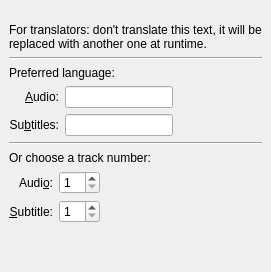
     <widget class="QWidget" name="tab_2" >
      <attribute name="title" >
       <string>Preferre&amp;d audio and subtitles</string>
      </attribute>
      <layout class="QVBoxLayout" >
       <property name="spacing" >
        <number>6</number>
       </property>
       <property name="leftMargin" >
        <number>9</number>
       </property>
       <property name="topMargin" >
        <number>9</number>
       </property>
       <property name="rightMargin" >
        <number>9</number>
       </property>
       <property name="bottomMargin" >
        <number>9</number>
       </property>
       <item>
        <widget class="QLabel" name="preferred_desc" >
         <property name="text" >
          <string>&lt;Here it goes an explanation text>
For translators: don't translate this text, it will be replaced with another one at runtime.</string>
         </property>
         <property name="wordWrap" >
          <bool>true</bool>
         </property>
        </widget>
       </item>
       <item>
        <widget class="Line" name="line" >
         <property name="sizePolicy" >
          <sizepolicy vsizetype="Fixed" hsizetype="Expanding" >
           <horstretch>0</horstretch>
           <verstretch>0</verstretch>
          </sizepolicy>
         </property>
         <property name="orientation" >
          <enum>Qt::Horizontal</enum>
         </property>
        </widget>
       </item>
       <item>
        <layout class="QGridLayout" >
         <property name="leftMargin" >
          <number>0</number>
         </property>
         <property name="topMargin" >
          <number>0</number>
         </property>
         <property name="rightMargin" >
          <number>0</number>
         </property>
         <property name="bottomMargin" >
          <number>0</number>
         </property>
         <property name="horizontalSpacing" >
          <number>6</number>
         </property>
         <property name="verticalSpacing" >
          <number>6</number>
         </property>
         <item row="1" column="2" >
          <spacer>
           <property name="orientation" >
            <enum>Qt::Horizontal</enum>
           </property>
           <property name="sizeHint" >
            <size>
             <width>40</width>
             <height>20</height>
            </size>
           </property>
          </spacer>
         </item>
         <item row="2" column="2" >
          <spacer>
           <property name="orientation" >
            <enum>Qt::Horizontal</enum>
           </property>
           <property name="sizeHint" >
            <size>
             <width>40</width>
             <height>20</height>
            </size>
           </property>
          </spacer>
         </item>
         <item row="2" column="1" >
          <widget class="QLineEdit" name="subtitle_lang_edit" />
         </item>
         <item row="1" column="0" >
          <widget class="QLabel" name="textLabel1_20" >
           <property name="text" >
            <string>&amp;Audio:</string>
           </property>
           <property name="alignment" >
            <set>Qt::AlignRight|Qt::AlignTrailing|Qt::AlignVCenter</set>
           </property>
           <property name="wordWrap" >
            <bool>false</bool>
           </property>
           <property name="buddy" >
            <cstring>audio_lang_edit</cstring>
           </property>
          </widget>
         </item>
         <item row="1" column="1" >
          <widget class="QLineEdit" name="audio_lang_edit" />
         </item>
         <item row="2" column="0" >
          <widget class="QLabel" name="textLabel2_11" >
           <property name="text" >
            <string>Su&amp;btitles:</string>
           </property>
           <property name="alignment" >
            <set>Qt::AlignRight|Qt::AlignTrailing|Qt::AlignVCenter</set>
           </property>
           <property name="wordWrap" >
            <bool>false</bool>
           </property>
           <property name="buddy" >
            <cstring>subtitle_lang_edit</cstring>
           </property>
          </widget>
         </item>
         <item row="0" column="0" colspan="3" >
          <widget class="QLabel" name="label_5" >
           <property name="text" >
            <string>Preferred language:</string>
           </property>
          </widget>
         </item>
        </layout>
       </item>
       <item>
        <widget class="Line" name="line_2" >
         <property name="orientation" >
          <enum>Qt::Horizontal</enum>
         </property>
        </widget>
       </item>
       <item>
        <layout class="QGridLayout" >
         <property name="leftMargin" >
          <number>0</number>
         </property>
         <property name="topMargin" >
          <number>0</number>
         </property>
         <property name="rightMargin" >
          <number>0</number>
         </property>
         <property name="bottomMargin" >
          <number>0</number>
         </property>
         <property name="horizontalSpacing" >
          <number>6</number>
         </property>
         <property name="verticalSpacing" >
          <number>6</number>
         </property>
         <item row="1" column="1" >
          <widget class="QSpinBox" name="audio_track_spin" >
           <property name="minimum" >
            <number>1</number>
           </property>
           <property name="maximum" >
            <number>99</number>
           </property>
          </widget>
         </item>
         <item row="1" column="0" >
          <widget class="QLabel" name="label_3" >
           <property name="text" >
            <string>Audi&amp;o:</string>
           </property>
           <property name="alignment" >
            <set>Qt::AlignRight|Qt::AlignTrailing|Qt::AlignVCenter</set>
           </property>
           <property name="buddy" >
            <cstring>audio_track_spin</cstring>
           </property>
          </widget>
         </item>
         <item row="2" column="0" >
          <widget class="QLabel" name="label_4" >
           <property name="text" >
            <string>&amp;Subtitle:</string>
           </property>
           <property name="alignment" >
            <set>Qt::AlignRight|Qt::AlignTrailing|Qt::AlignVCenter</set>
           </property>
           <property name="buddy" >
            <cstring>subtitle_track_spin</cstring>
           </property>
          </widget>
         </item>
         <item row="2" column="2" >
          <spacer>
           <property name="orientation" >
            <enum>Qt::Horizontal</enum>
           </property>
           <property name="sizeHint" >
            <size>
             <width>151</width>
             <height>20</height>
            </size>
           </property>
          </spacer>
         </item>
         <item row="1" column="2" >
          <spacer>
           <property name="orientation" >
            <enum>Qt::Horizontal</enum>
           </property>
           <property name="sizeHint" >
            <size>
             <width>151</width>
             <height>20</height>
            </size>
           </property>
          </spacer>
         </item>
         <item row="2" column="1" >
          <widget class="QSpinBox" name="subtitle_track_spin" >
           <property name="minimum" >
            <number>1</number>
           </property>
          </widget>
         </item>
         <item row="0" column="0" colspan="3" >
          <widget class="QLabel" name="label_2" >
           <property name="text" >
            <string>Or choose a track number:</string>
           </property>
          </widget>
         </item>
        </layout>
       </item>
       <item>
        <spacer>
         <property name="orientation" >
          <enum>Qt::Vertical</enum>
         </property>
         <property name="sizeHint" >
          <size>
           <width>20</width>
           <height>40</height>
          </size>
         </property>
        </spacer>
       </item>
      </layout>
     </widget>
